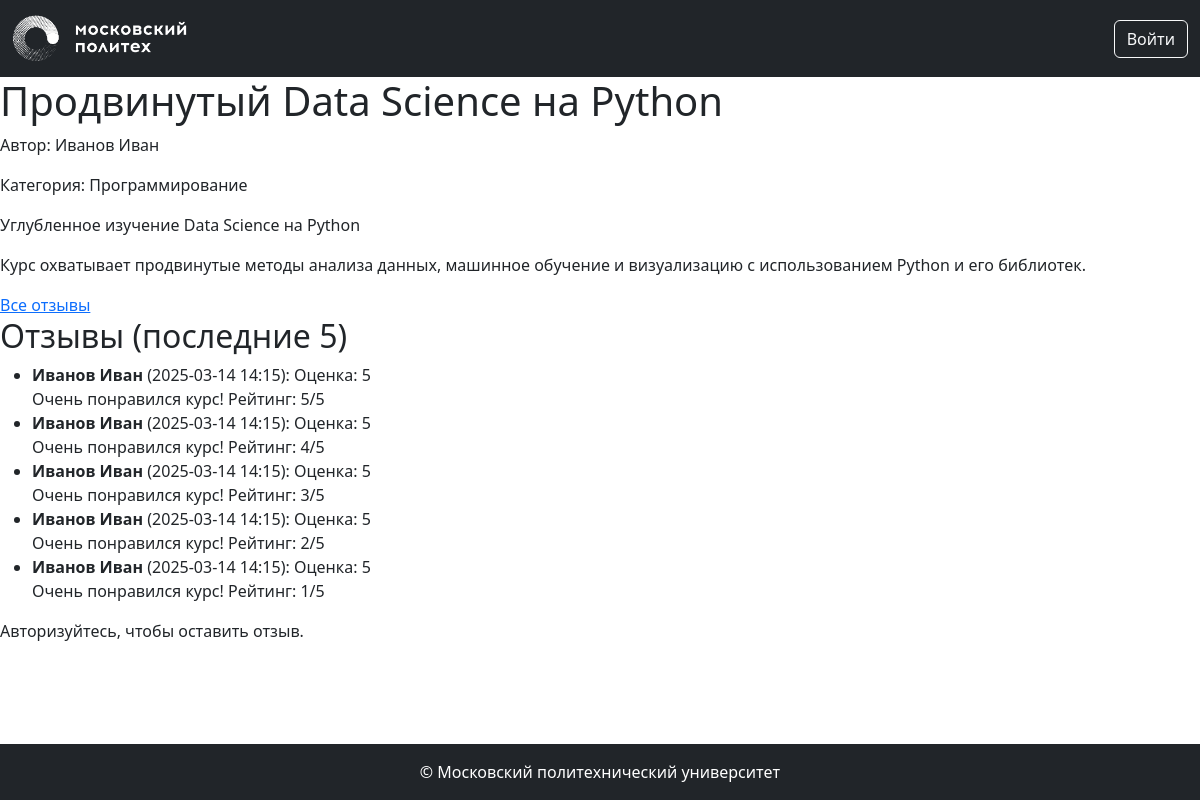
Screenshot of /courses/2 with the database file from the repository.
### models.py (models this page shows, shortened)
class Base(DeclarativeBase):
  metadata = MetaData(naming_convention={
        "ix": 'ix_%(column_0_label)s',
        "uq": "uq_%(table_name)s_%(column_0_name)s",
        "ck": "ck_%(table_name)s_%(constraint_name)s",
        "fk": "fk_%(table_name)s_%(column_0_name)s_%(referred_table_name)s",
        "pk": "pk_%(table_name)s"
    })

class Course(Base):
    __tablename__ = 'courses'
    id: Mapped[int] = mapped_column(primary_key=True)
    name: Mapped[str] = mapped_column(String(100))
    short_desc: Mapped[str] = mapped_column(Text)
    full_desc: Mapped[str] = mapped_column(Text)
    rating_sum: Mapped[int] = mapped_column(default=0)
    rating_num: Mapped[int] = mapped_column(default=0)
    category_id: Mapped[int] = mapped_column(ForeignKey("categories.id"))
    author_id: Mapped[int] = mapped_column(ForeignKey("users.id"))
    background_image_id: Mapped[str] = mapped_column(ForeignKey("images.id"))
    created_at: Mapped[datetime] = mapped_column(default=datetime.now)
    author: Mapped["User"] = relationship()
    category: Mapped["Category"] = relationship(lazy=False)
    bg_image: Mapped["Image"] = relationship()
    reviews: Mapped[List["Review"]] = relationship(back_populates="course")

class User(Base, UserMixin):
    __tablename__ = 'users'
    id: Mapped[int] = mapped_column(primary_key=True)
    first_name: Mapped[str] = mapped_column(String(100))
    last_name: Mapped[str] = mapped_column(String(100))
    middle_name: Mapped[Optional[str]] = mapped_column(String(100))
    login: Mapped[str] = mapped_column(String(100), unique=True)
    password_hash: Mapped[str] = mapped_column(String(200))
    created_at: Mapped[datetime] = mapped_column(default=datetime.now)
    @property
    def full_name(self):
        return ' '.join([self.last_name, self.first_name, self.middle_name or ''])

class Category(Base):
    __tablename__ = 'categories'
    id = mapped_column(Integer, primary_key=True)
    name: Mapped[str] = mapped_column(String(100))
    parent_id: Mapped[Optional[int]] = mapped_column(ForeignKey("categories.id"))

class Review(Base):
    __tablename__ = 'reviews'
    id: Mapped[int] = mapped_column(primary_key=True)
    rating: Mapped[int] = mapped_column(Integer)
    text: Mapped[str] = mapped_column(Text)
    created_at: Mapped[datetime] = mapped_column(default=datetime.now)
    course_id: Mapped[int] = mapped_column(ForeignKey("courses.id"))
    user_id: Mapped[int] = mapped_column(ForeignKey("users.id"))
    course: Mapped["Course"] = relationship(back_populates="reviews")
    user: Mapped["User"] = relationship()

### courses.py (the view, shortened to what this page needs)
@bp.route('/<int:course_id>', methods=['GET', 'POST'])
def show(course_id):
    course = db.get_or_404(Course, course_id)
    reviews = db.session.execute(db.select(Review).filter_by(course_id=course_id).order_by(Review.created_at.desc()).limit(5)).scalars()
    user_review = None
    if current_user.is_authenticated:
        user_review = db.session.execute(db.select(Review).filter_by(course_id=course_id, user_id=current_user.id)).scalar()
    return render_template('courses/show.html', course=course, reviews=list(reviews), user_review=user_review)

### templates/courses/show.html (shortened to what this page needs)
{% extends 'base.html' %}
{% block content %}
    <h1>{{ course.name }}</h1>
    <p>Автор: {{ course.author.full_name }}</p>
    <p>Категория: {{ course.category.name }}</p>
    <p>{{ course.short_desc }}</p>
    <p>{{ course.full_desc }}</p>
    <a href="{{ url_for('courses.reviews', course_id=course.id) }}">Все отзывы</a>
    <h2>Отзывы (последние 5)</h2>
    {% if reviews %}
        <ul>
            {% for review in reviews %}
                <li>
                    <strong>{{ review.user.full_name }}</strong> ({{ review.created_at.strftime('%Y-%m-%d %H:%M') }}):
                    Оценка: {{ review.rating }} <br>
                    {{ review.text }}
                </li>
            {% endfor %}
        </ul>
    {% else %}
        <p>Пока нет ни одного отзыва.</p>
    {% endif %}
    {% if current_user.is_authenticated %}
        {% if user_review %}
            <h2>Ваш отзыв:</h2>
            <p>Оценка: {{ user_review.rating }}</p>
            <p>{{ user_review.text }}</p>
        {% else %}
            <h2>Оставить отзыв</h2>
            <form action="{{ url_for('courses.show', course_id=course.id) }}" method="post">
                <label for="rating">Оценка:</label>
                <select name="rating" id="rating">
                    <option value="5">5 - Отлично</option>
                    <option value="4">4 - Хорошо</option>
                    <option value="3">3 - Удовлетворительно</option>
                    <option value="2">2 - Неудовлетворительно</option>
                    <option value="1">1 - Плохо</option>
                    <option value="0">0 - Ужасно</option>
                </select><br><br>
                <label for="text">Текст отзыва:</label><br>
                <textarea name="text" id="text" rows="4" cols="50"></textarea><br><br>
                <button type="submit">Отправить</button>
            </form>
        {% endif %}
    {% else %}
        <p>Авторизуйтесь, чтобы оставить отзыв.</p>
    {% endif %}
{% endblock %}

### rows the page displays
Course: name "Продвинутый Data Science на Python", short_desc "Углубленное изучение Data Science на Python", full_desc "Курс охватывает продвинутые методы анализа данных, машинное обучение и визуализацию с использованием Python и его библиотек."
User: author.full_name "Иванов Иван"
Category: category.name "Программирование"
Review: user.full_name "Иванов Иван", created_at "2025-03-14 14:15", rating "5", text "Очень понравился курс! Рейтинг: 5/5"
Review: user.full_name "Иванов Иван", created_at "2025-03-14 14:15", rating "5", text "Очень понравился курс! Рейтинг: 4/5"
Review: user.full_name "Иванов Иван", created_at "2025-03-14 14:15", rating "5", text "Очень понравился курс! Рейтинг: 3/5"
Review: user.full_name "Иванов Иван", created_at "2025-03-14 14:15", rating "5", text "Очень понравился курс! Рейтинг: 2/5"
Review: user.full_name "Иванов Иван", created_at "2025-03-14 14:15", rating "5", text "Очень понравился курс! Рейтинг: 1/5"
